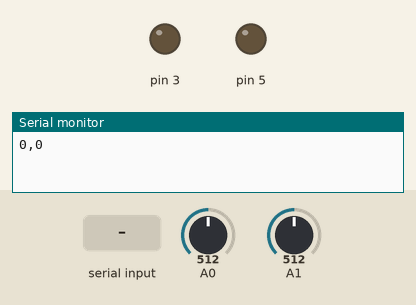
A sketch run on a simulated Arduino Uno, built with avr-gcc and run on an emulated ATmega328P. Shown: output pins drawn as LEDs (lit = HIGH), the last lines printed to the serial monitor. The test bench sets the inputs (shaded band); at power-on: A0 = 512, A1 = 512.

Above: at 1.2 s.
1.3 s: "90,45\n" received over Serial
At 1.8 s:
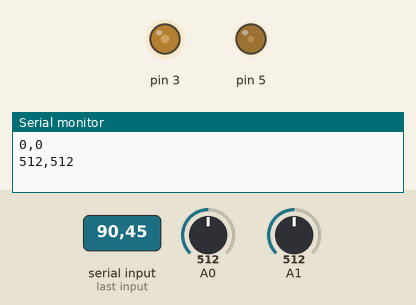
2.8 s: "30,150\n" received over Serial
At 4.0 s:
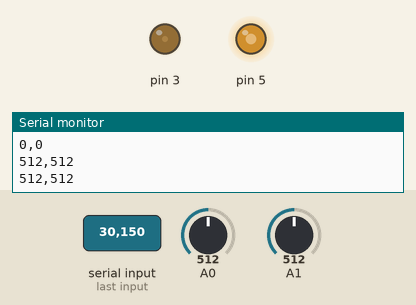
4.3 s: "1,90\n" received over Serial
At 5.2 s:
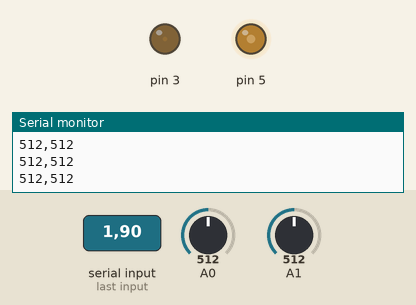
Timing chart, 0 to 7.3 s (numbered marks = the images above; inputs shaded):
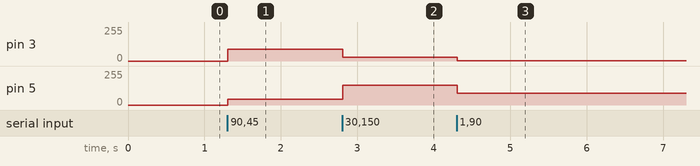

The sketch:

tRexARD.ino
```cpp
/*
Intro to IM
Creator: Rebecca Huang
Assignment: T-Rex Game
April 13 2021
*/
int left = 0;
int right = 0;

void setup() {
  Serial.begin(9600);
  Serial.println("0,0");
  pinMode(3, OUTPUT);
  pinMode(5, OUTPUT);
}

void loop() {
  while (Serial.available()) {
    //convert numerical to numbers
    right = Serial.parseInt();
    left = Serial.parseInt();
    if (Serial.read() == '\n') {
      analogWrite(3, right);
      analogWrite(5, left);
      //determine the sensors potentiometer and LDR
      int sensor = analogRead(A0);
      delay(1);
      int sensor2 = analogRead(A1);
      delay(1);
      Serial.print(sensor);
      Serial.print(',');
      Serial.println(sensor2);
    }
  }
}
```

Measured:
- after the input at 1.3 s, pin 3: 0/255 → 90/255 at once; pin 5: 0/255 → 45/255 at once
- after the input at 2.8 s, pin 3: 90/255 → 30/255 at once; pin 5: 45/255 → 150/255 at once
- after the input at 4.3 s, pin 3: 30/255 → 1/255 at once; pin 5: 150/255 → 90/255 at once
